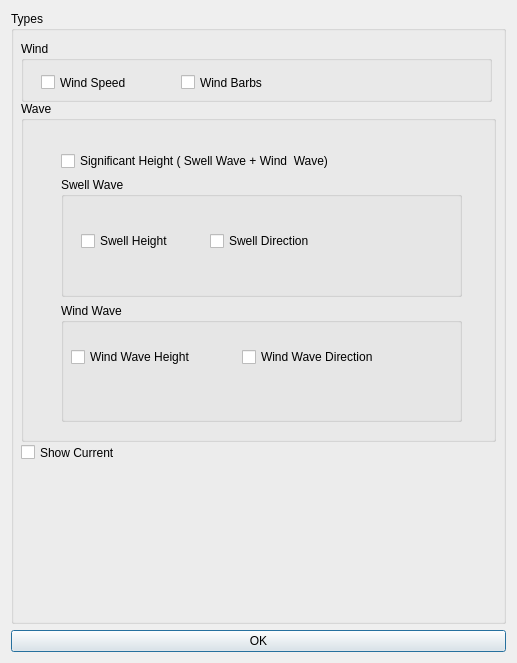
<?xml version="1.0" encoding="UTF-8"?>
<ui version="4.0">
 <class>RenderTypes</class>
 <widget class="QDialog" name="RenderTypes">
  <property name="geometry">
   <rect>
    <x>0</x>
    <y>0</y>
    <width>517</width>
    <height>663</height>
   </rect>
  </property>
  <property name="windowTitle">
   <string>Dialog</string>
  </property>
  <layout class="QVBoxLayout" name="verticalLayout_3">
   <item>
    <widget class="QGroupBox" name="groupBox">
     <property name="title">
      <string>Types</string>
     </property>
     <widget class="QGroupBox" name="WaveGroupBox">
      <property name="geometry">
       <rect>
        <x>10</x>
        <y>90</y>
        <width>475</width>
        <height>341</height>
       </rect>
      </property>
      <property name="title">
       <string>Wave</string>
      </property>
      <widget class="QWidget" name="layoutWidget">
       <property name="geometry">
        <rect>
         <x>40</x>
         <y>50</y>
         <width>401</width>
         <height>271</height>
        </rect>
       </property>
       <layout class="QVBoxLayout" name="verticalLayout">
        <item>
         <widget class="QCheckBox" name="SHeightWindSwellBox">
          <property name="text">
           <string>Significant Height ( Swell Wave + Wind  Wave)</string>
          </property>
         </widget>
        </item>
        <item>
         <widget class="QGroupBox" name="SwellWaveGroupBox">
          <property name="title">
           <string>Swell Wave</string>
          </property>
          <widget class="QWidget" name="layoutWidget">
           <property name="geometry">
            <rect>
             <x>20</x>
             <y>50</y>
             <width>251</width>
             <height>28</height>
            </rect>
           </property>
           <layout class="QHBoxLayout" name="horizontalLayout">
            <item>
             <widget class="QCheckBox" name="SwellWaveHeightBox">
              <property name="text">
               <string>Swell Height</string>
              </property>
             </widget>
            </item>
            <item>
             <widget class="QCheckBox" name="SwellWaveDirectionBox">
              <property name="text">
               <string>Swell Direction</string>
              </property>
             </widget>
            </item>
           </layout>
          </widget>
         </widget>
        </item>
        <item>
         <widget class="QGroupBox" name="WindWaveGroupBox">
          <property name="title">
           <string>Wind Wave</string>
          </property>
          <widget class="QWidget" name="layoutWidget">
           <property name="geometry">
            <rect>
             <x>10</x>
             <y>40</y>
             <width>335</width>
             <height>28</height>
            </rect>
           </property>
           <layout class="QHBoxLayout" name="horizontalLayout_2">
            <item>
             <widget class="QCheckBox" name="WindWaveHeightBox">
              <property name="text">
               <string>Wind Wave Height</string>
              </property>
             </widget>
            </item>
            <item>
             <widget class="QCheckBox" name="WindWaveDirectionBox">
              <property name="text">
               <string>Wind Wave Direction</string>
              </property>
             </widget>
            </item>
           </layout>
          </widget>
         </widget>
        </item>
       </layout>
      </widget>
     </widget>
     <widget class="QCheckBox" name="CurrentBox">
      <property name="geometry">
       <rect>
        <x>10</x>
        <y>430</y>
        <width>118</width>
        <height>23</height>
       </rect>
      </property>
      <property name="text">
       <string>Show Current</string>
      </property>
     </widget>
     <widget class="QGroupBox" name="groupBox_2">
      <property name="geometry">
       <rect>
        <x>10</x>
        <y>30</y>
        <width>471</width>
        <height>61</height>
       </rect>
      </property>
      <property name="title">
       <string>Wind</string>
      </property>
      <widget class="QCheckBox" name="WindSpeedColorBox">
       <property name="geometry">
        <rect>
         <x>20</x>
         <y>30</y>
         <width>101</width>
         <height>23</height>
        </rect>
       </property>
       <property name="text">
        <string>Wind Speed</string>
       </property>
      </widget>
      <widget class="QCheckBox" name="WindBarbsBox">
       <property name="geometry">
        <rect>
         <x>160</x>
         <y>30</y>
         <width>111</width>
         <height>23</height>
        </rect>
       </property>
       <property name="text">
        <string>Wind Barbs</string>
       </property>
      </widget>
     </widget>
    </widget>
   </item>
   <item>
    <widget class="QPushButton" name="pushButton">
     <property name="text">
      <string>OK</string>
     </property>
    </widget>
   </item>
  </layout>
 </widget>
 <resources/>
 <connections/>
</ui>
